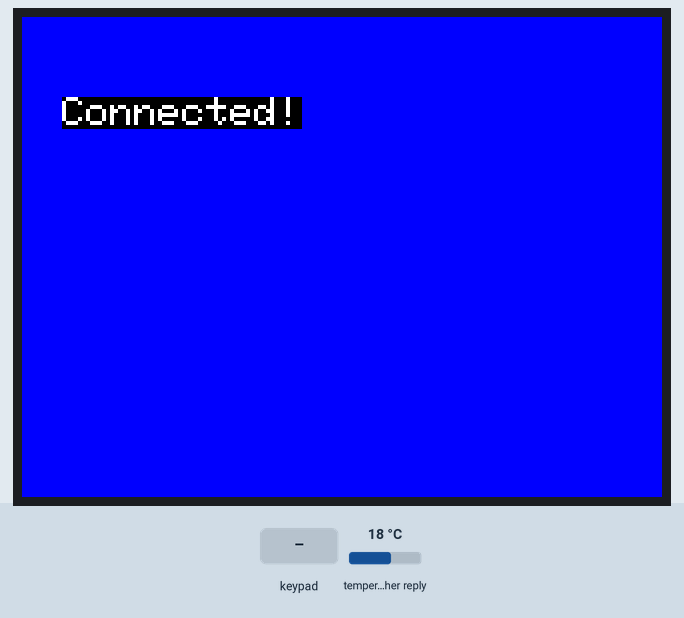
A sketch run on a simulated ESP32. On the bench: 320×240 colour display. The inputs (shaded band) are chosen by the test bench; at power-on: temperature in the weather reply 18 °C. WiFi joins after 1.5 s; servers stay silent unless stated; web services answer with replies made up by the test bench.

Above: at 2.9 s.
3.0 s: key 'A' pressed
At 4.4 s:
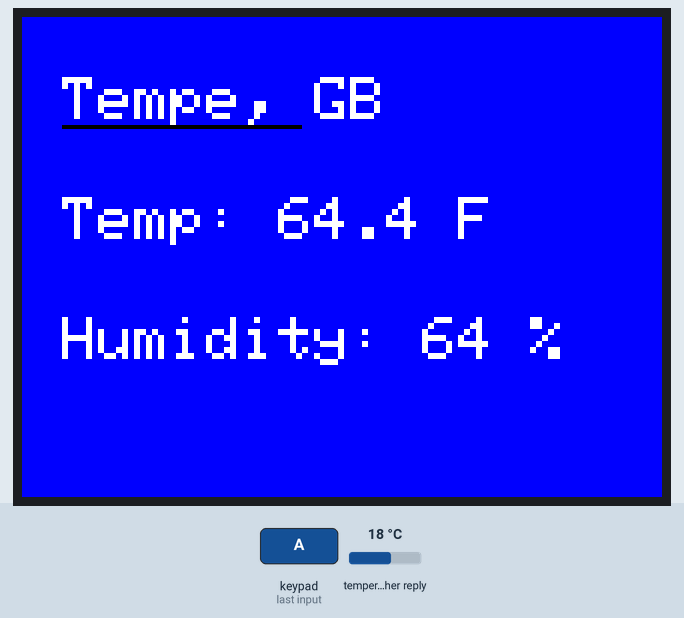
4.7 s: key 'B' pressed
At 5.7 s:
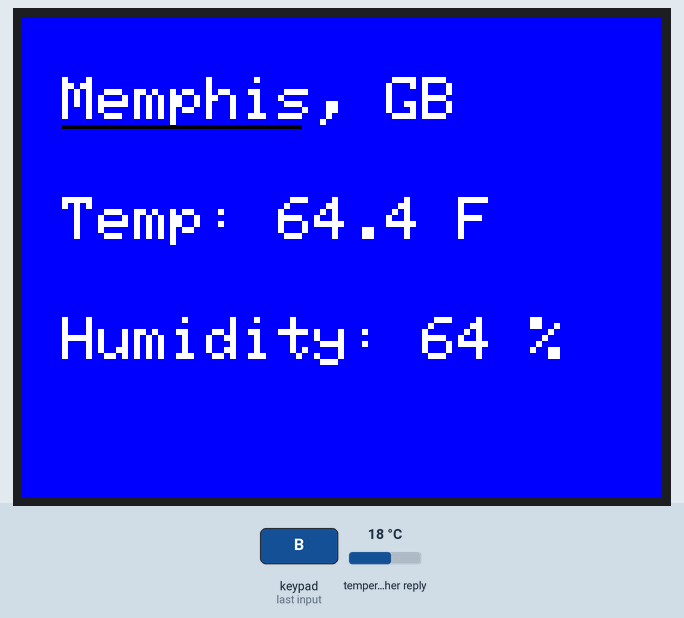
6.4 s: key 'A' pressed
At 7.0 s:
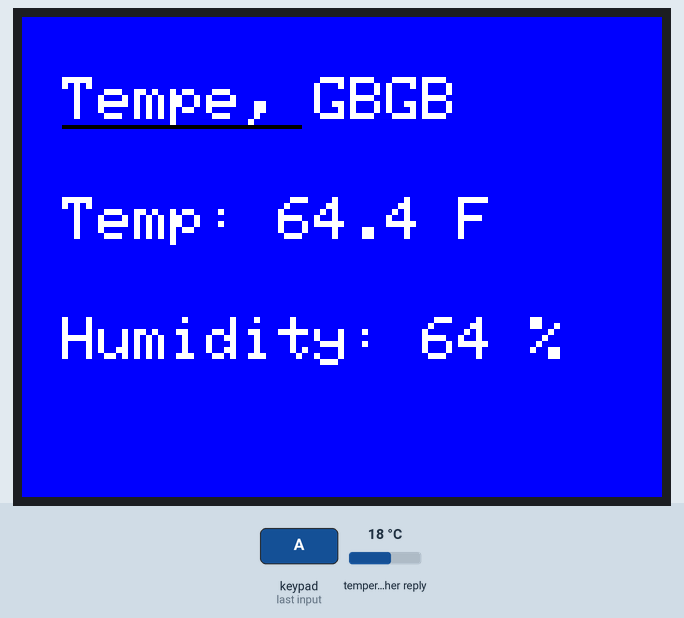
Timing chart, 0 to 9.4 s (numbered marks = the images above; inputs shaded):
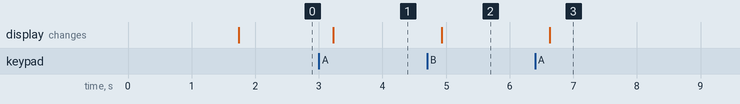

Measured:
- after the input at 3.0 s, the display: changes after 0.23 s (image 1)
- after the input at 4.7 s, the display: changes after 0.23 s (image 2)
- after the input at 6.4 s, the display: changes after 0.23 s (image 3)

The sketch:

Lab14Part2.ino
```cpp
#include <M5Core2.h>
#include <WiFi.h>
#include <HTTPClient.h>
#include <Arduino_JSON.h>

const char* ssid = "Scytale";
const char* password = "Chaumurky26";

String openWeatherMapApiKey = "6f8905bf7cd52190742046fd529be8f3";

// Current city & country
String city = "Tempe";
String countryCode = "US";

String jsonBuffer;

String httpGETRequest(const char* serverName) {
  HTTPClient http;
  http.begin(serverName);
  int httpResponseCode = http.GET();

  String payload = "{}";
  if (httpResponseCode > 0) {
    payload = http.getString();
  } else {
    Serial.print("Error code: ");
    Serial.println(httpResponseCode);
  }
  http.end();
  return payload;
}

void fetchAndDisplayWeather() {
  String serverPath =
    "https://api.openweathermap.org/data/2.5/weather?q=" +
    city + "," + countryCode +
    "&units=imperial&appid=" + openWeatherMapApiKey;

  jsonBuffer = httpGETRequest(serverPath.c_str());
  JSONVar obj = JSON.parse(jsonBuffer);
  if (JSON.typeof(obj) == "undefined") {
    M5.Lcd.fillScreen(BLACK);
    M5.Lcd.setCursor(20, 40);
    M5.Lcd.setTextColor(RED, BLACK);
    M5.Lcd.print("Error reading data");
    return;
  }

  String apiCity = (const char*)obj["name"];
  String apiCountry = (const char*)obj["sys"]["country"];
  double tempF = (double)obj["main"]["temp"];
  int humidity = (int)obj["main"]["humidity"];

  // Display on screen
  M5.Lcd.setTextColor(WHITE, BLUE);
  M5.Lcd.setTextSize(3);
  M5.Lcd.setCursor(20, 30);
  M5.Lcd.printf("%s, %s", apiCity.c_str(), apiCountry.c_str());

  M5.Lcd.setCursor(20, 90);
  M5.Lcd.printf("Temp: %.1f F", tempF);

  M5.Lcd.setCursor(20, 150);
  M5.Lcd.printf("Humidity: %d %%", humidity);
}

void setup() {
  M5.begin();
  Serial.begin(115200);

  M5.Lcd.setTextSize(2);
  M5.Lcd.setCursor(20, 40);
  M5.Lcd.print("Connecting Wi-Fi...");

  WiFi.begin(ssid, password);
  while (WiFi.status() != WL_CONNECTED) {
    delay(300);
  }
  M5.Lcd.fillScreen(BLUE);
  M5.Lcd.setCursor(20, 40);
  M5.Lcd.print("Connected!");
}

void loop() {
  M5.update();

  // Button A = Tempe
  if (M5.BtnA.wasPressed()) {
    city = "Tempe";
    countryCode = "US";
    fetchAndDisplayWeather();
  }

  // Button B = Brooklyn, New York
  if (M5.BtnB.wasPressed()) {
    city = "Memphis";
    countryCode = "US";
    fetchAndDisplayWeather();
  }
}
```
